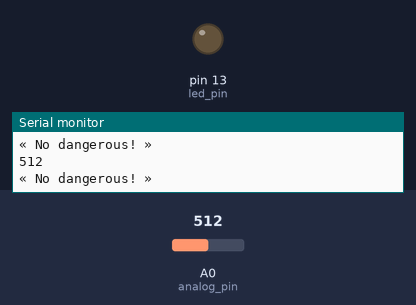
Recording of a sketch running on a simulated Arduino Uno, built with avr-gcc and run on an emulated ATmega328P. Shown: output pins drawn as LEDs (lit = HIGH), the last lines printed to the serial monitor. Dashed ring = blinking. The inputs (shaded band) are chosen by the test bench; at power-on: A0 (analog_pin) = 512.

Above: at 1.8 s.
1.9 s: A0 (analog_pin) set to 529
At 2.8 s:
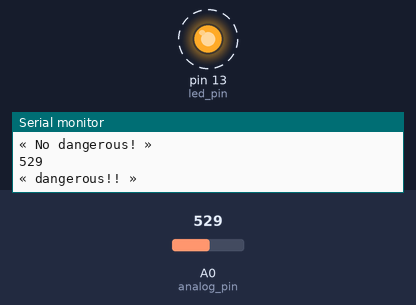
6.0 s: A0 (analog_pin) set to 511
At 6.8 s:
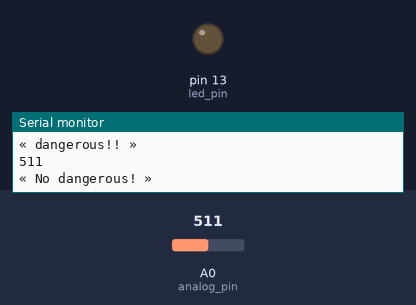
7.5 s: A0 (analog_pin) set to 716
At 11.4 s:
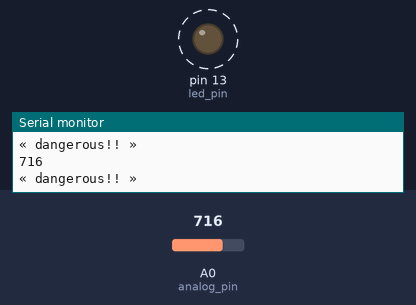
11.6 s: A0 (analog_pin) set to 502
At 12.1 s:
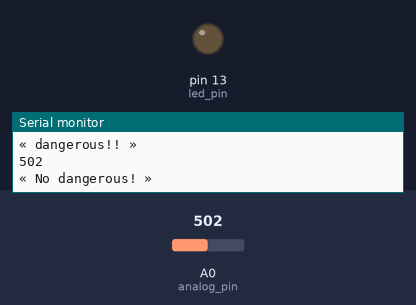
Timing chart, 0 to 14.1 s (numbered marks = the images above; inputs shaded):
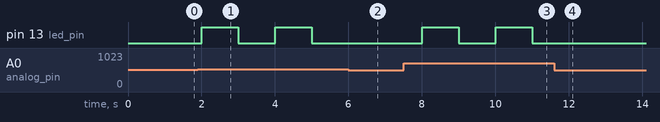

Measured:
- the behaviour switches between 512 and 513 on A0 (analog_pin) (found by bisection; images 0 and 1)
- after the input at 1.9 s, pin 13 (led_pin): alternates HIGH for 1.0 s and LOW for 1.0 s, starting after 0.10 s
- after the input at 6.0 s, pin 13 (led_pin): stays LOW (without the input it goes to HIGH after 0.00 s)
- after the input at 7.5 s, pin 13 (led_pin): alternates HIGH for 1.0 s and LOW for 1.0 s, starting after 0.50 s
- after the input at 11.6 s, pin 13 (led_pin): stays LOW (without the input it goes to HIGH after 0.40 s)

The sketch:

gaz.ino
```cpp
int led_pin=13;
int analog_pin=A0;

void setup() {

Serial.begin(9600);

pinMode(led_pin, OUTPUT);

}

void loop() {

  int temp;

  temp=analogRead(analog_pin);
  Serial.println(temp);

  if(temp>512){

    Serial.println("« dangerous!! »");
    digitalWrite(led_pin,HIGH);
    delay(1000);
    digitalWrite(led_pin,LOW);
    delay(1000);

  }else{
    Serial.println("« No dangerous! »");
    digitalWrite(led_pin,LOW);
    delay(1000);

  }

}
```
